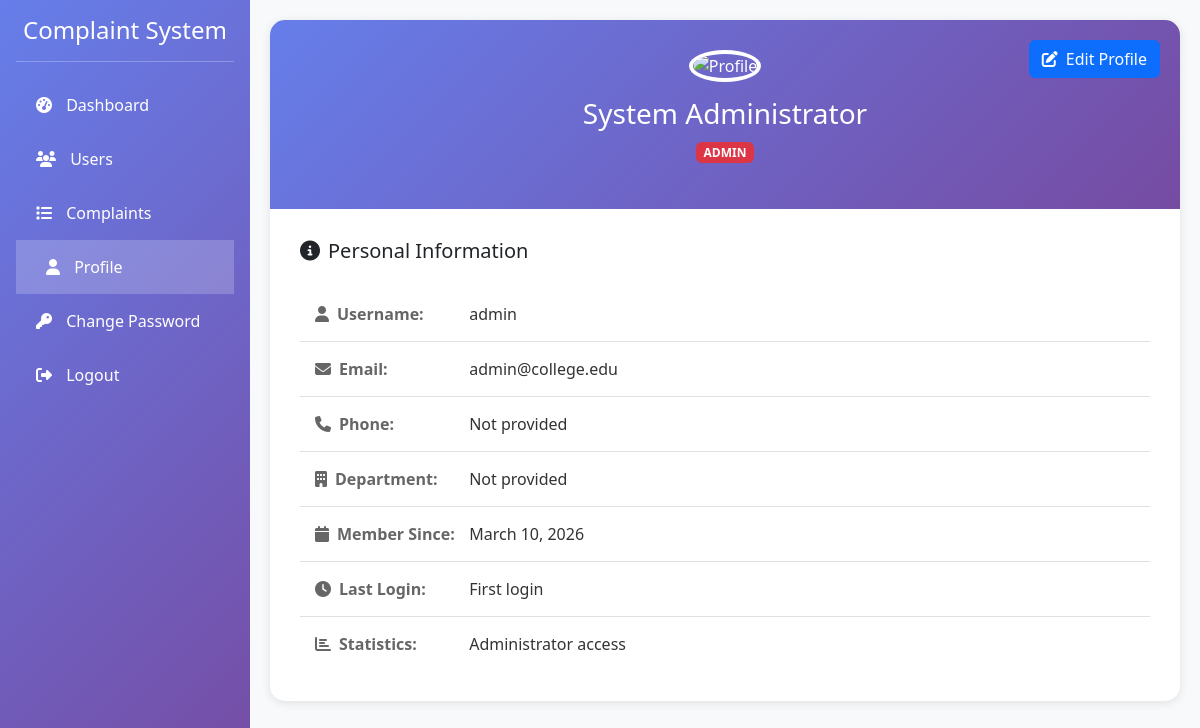
The app's page /profile (signed in) with its own data.
### app.py (models this page shows)
class User(db.Model):
    __tablename__ = 'user'
    id = db.Column(db.Integer, primary_key=True)
    username = db.Column(db.String(80), unique=True, nullable=False)
    password = db.Column(db.String(120), nullable=False)
    email = db.Column(db.String(120), unique=True, nullable=False)
    full_name = db.Column(db.String(120), nullable=False)
    role = db.Column(db.String(20), nullable=False, default='student')
    department = db.Column(db.String(50))
    phone = db.Column(db.String(15))
    created_at = db.Column(db.DateTime, default=datetime.utcnow)
    last_login = db.Column(db.DateTime)
    status = db.Column(db.Boolean, default=True)
    complaints = db.relationship('Complaint',
                                foreign_keys='Complaint.user_id',
                                backref='complainant',
                                lazy=True)
    assigned_complaints = db.relationship('Complaint',
                                         foreign_keys='Complaint.assigned_to',
                                         backref='assignee',
                                         lazy=True)

### app.py (the view)
@app.route('/profile')
@login_required
def profile():
    user = User.query.get(session['user_id'])
    return render_template('profile.html', user=user)

### app.py (called while the page is built)
def login_required(f):
    @wraps(f)
    def decorated_function(*args, **kwargs):
        if 'user_id' not in session:
            flash('Please login first!', 'warning')
            return redirect(url_for('login'))
        return f(*args, **kwargs)
    return decorated_function

### templates/profile.html (shortened to what this page needs)
<!DOCTYPE html>
<html>
<head>
    <link href="https://cdn.jsdelivr.net/npm/bootstrap@5.3.0/dist/css/bootstrap.min.css" rel="stylesheet">
    <link rel="stylesheet" href="https://cdnjs.cloudflare.com/ajax/libs/font-awesome/6.4.0/css/all.min.css">
</head>
<body>
    <div class="sidebar">
        <div class="p-3">
            <h4 class="text-white text-center">Complaint System</h4>
            <hr class="text-white">
            <a href="{{ url_for('dashboard') }}"><i class="fas fa-tachometer-alt"></i> Dashboard</a>
            {% if session['role'] == 'admin' %}
            <a href="{{ url_for('admin_users') }}"><i class="fas fa-users"></i> Users</a>
            <a href="{{ url_for('admin_complaints') }}"><i class="fas fa-list"></i> Complaints</a>
            {% endif %}
            <a href="{{ url_for('profile') }}" class="active"><i class="fas fa-user"></i> Profile</a>
            <a href="#" data-bs-toggle="modal" data-bs-target="#changePasswordModal">
                <i class="fas fa-key"></i> Change Password
            </a>
            <a href="{{ url_for('logout') }}"><i class="fas fa-sign-out-alt"></i> Logout</a>
        </div>
    </div>
    <div class="main-content">
        <div class="profile-card position-relative">
            <button class="btn btn-primary edit-btn" data-bs-toggle="modal" data-bs-target="#editProfileModal">
                <i class="fas fa-edit me-2"></i>Edit Profile
            </button>
            <div class="profile-header">
                <img src="{{ url_for('static', filename='uploads/' + (user.profile_pic if user.profile_pic else 'default.jpg')) }}"
                     alt="Profile" class="profile-img">
                <h3>{{ user.full_name }}</h3>
                <p>
                    <span class="badge bg-{{ 'danger' if user.role == 'admin' else 'info' if user.role == 'faculty' else 'success' }}">
                        {{ user.role|upper }}
                    </span>
                </p>
            </div>
            <div class="profile-body">
                <h5 class="mb-4"><i class="fas fa-info-circle me-2"></i>Personal Information</h5>
                <div class="info-row">
                    <span class="info-label"><i class="fas fa-user me-2"></i>Username:</span>
                    <span class="info-value">{{ user.username }}</span>
                </div>
                <div class="info-row">
                    <span class="info-label"><i class="fas fa-envelope me-2"></i>Email:</span>
                    <span class="info-value">{{ user.email }}</span>
                </div>
                <div class="info-row">
                    <span class="info-label"><i class="fas fa-phone me-2"></i>Phone:</span>
                    <span class="info-value">{{ user.phone or 'Not provided' }}</span>
                </div>
                <div class="info-row">
                    <span class="info-label"><i class="fas fa-building me-2"></i>Department:</span>
                    <span class="info-value">{{ user.department or 'Not provided' }}</span>
                </div>
                <div class="info-row">
                    <span class="info-label"><i class="fas fa-calendar me-2"></i>Member Since:</span>
                    <span class="info-value">{{ user.created_at.strftime('%B %d, %Y') }}</span>
                </div>
                <div class="info-row">
                    <span class="info-label"><i class="fas fa-clock me-2"></i>Last Login:</span>
                    <span class="info-value">
                        {% if user.last_login %}
                            {{ user.last_login.strftime('%B %d, %Y at %I:%M %p') }}
                        {% else %}
                            First login
                        {% endif %}
                    </span>
                </div>
                <div class="info-row">
                    <span class="info-label"><i class="fas fa-chart-bar me-2"></i>Statistics:</span>
                    <span class="info-value">
                        {% if user.role == 'student' %}
                            {{ user.complaints|length }} complaints submitted
                        {% elif user.role == 'faculty' %}
                            {{ user.assigned_complaints|length }} complaints assigned
                        {% elif user.role == 'admin' %}
                            Administrator access
                        {% endif %}
                    </span>
                </div>
            </div>
        </div>
    </div>
</body>
</html>

### templates/profile.html (style rules this page uses)
.sidebar { min-height: 100vh; background: linear-gradient(135deg, #667eea 0%, #764ba2 100%); position: fixed; width: 250px; }
.sidebar a { color: white; padding: 15px 20px; text-decoration: none; display: block; transition: 0.3s; }
.sidebar a:hover, .sidebar a.active { background: rgba(255,255,255,0.2); padding-left: 30px; }
.sidebar a i { margin-right: 10px; }
.main-content { margin-left: 250px; padding: 20px; background: #f8f9fa; min-height: 100vh; }
.profile-card { background: white; border-radius: 15px; box-shadow: 0 2px 10px rgba(0,0,0,0.1); overflow: hidden; }
.profile-header { background: linear-gradient(135deg, #667eea 0%, #764ba2 100%); color: white; padding: 30px; text-align: center; }
.profile-img { width: 120px; height: 120px; border-radius: 50%; border: 4px solid white; margin-bottom: 15px; object-fit: cover; }
.profile-body { padding: 30px; }
.info-row { padding: 15px; border-bottom: 1px solid #e0e0e0; }
.info-row:last-child { border-bottom: none; }
.info-label { font-weight: 600; color: #666; width: 150px; display: inline-block; }
.info-value { color: #333; }
.edit-btn { position: absolute; top: 20px; right: 20px; }

### records on screen
User: full_name "System Administrator", role "ADMIN", username "admin", email "admin@college.edu", phone "Not provided", department "Not provided", created_at "March 10, 2026"
